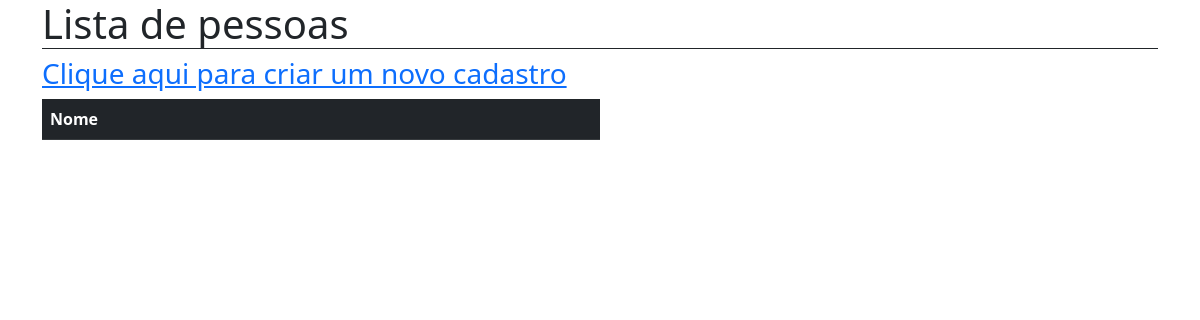
The page /pessoas/ on the database as committed earlier.
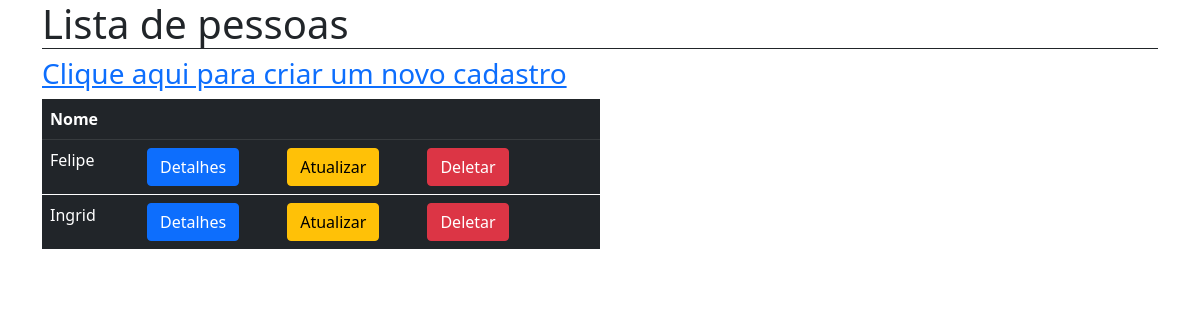
The same page on the database as committed later.
### usuario/models.py (models this page shows, shortened)
class Pessoas(models.Model):
    nome = models.CharField(max_length=50)
    nacionalidade = models.CharField(max_length=50)
    idade = models.FloatField(default =5.3)
    profissao = models.ForeignKey(Profissao,on_delete=models.CASCADE, null=True)

### usuario/views.py (the view)
# urls.py: path('pessoas/',PessoasListView.as_view(), name ='pessoas'),
class PessoasListView(ListView):
    model = Pessoas
    template_name ='home.html'
    context_object_name ='pessoas' #Esse é o nosso contexto

### usuario/templates/home.html (shortened to what this page needs)
<!DOCTYPE html>
<html lang="en">
<head>
    <link href="https://cdn.jsdelivr.net/npm/bootstrap@5.0.2/dist/css/bootstrap.min.css" rel="stylesheet">
</head>
<body>
    <div class ='container'>
    <h1 class ='border-bottom border-dark'>Lista de pessoas</h1>
   <table class ='table table-dark w-50'>
    <tr>
    <th>Nome</th>
    <th> </th>
    </tr>
    {% for pessoa in pessoas %}
    <tr>
        <td class ='border-bottom border-white'>{{pessoa.nome}}</td>
        <td class ='border-bottom border-white'><a href="{% url "detail" pessoa.pk %}" class ='btn btn-primary mx-4'>Detalhes</a><a href="{% url "atualizar" pessoa.pk %}" class ='btn btn-warning mx-4'>Atualizar</a><a href="{% url "deletar" pessoa.pk %}" class ='btn btn-danger mx-4'>Deletar</a></td>
    </tr>
    {% endfor %}
    <h3><a href ='{% url "criar" %}'>Clique aqui para criar um novo cadastro</a></h3>
</div>
</body>
</html>

Rows that differ between the two databases and show on the page:
added Pessoas: nome "Felipe"
added Pessoas: nome "Ingrid"
